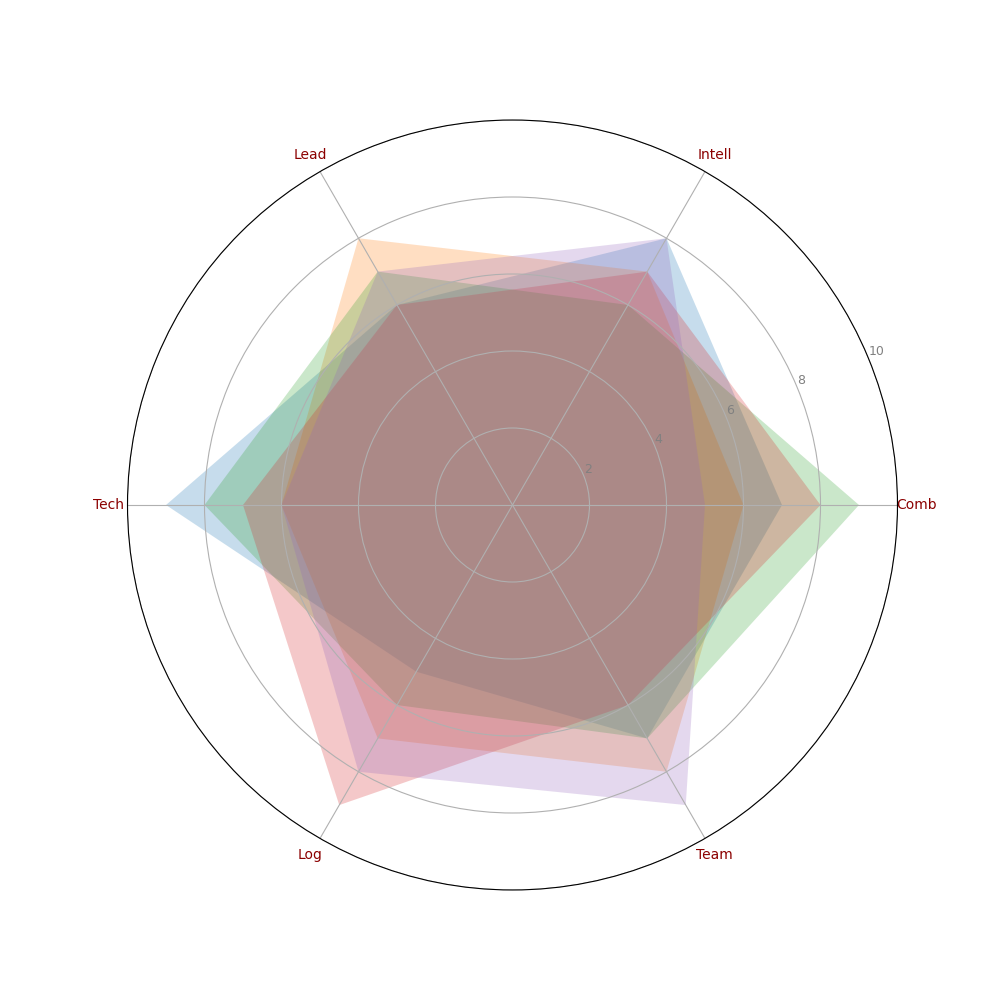

Here is the Python script that generated this plot:
import matplotlib.pyplot as plt
import numpy as np

categories = ['Comb', 'Intell', 'Lead', 'Tech', 'Log', 'Team']
team_data = {
    'Alpha Sq': [7, 8, 6, 9, 5, 7],
    'Bravo Bd': [6, 7, 8, 6, 7, 8],
    'Charlie C': [9, 6, 7, 8, 6, 7],
    'Delta Div': [8, 7, 6, 7, 9, 6],
    'Echo U': [5, 8, 7, 6, 8, 9]
}

num_vars = len(categories)
angles = np.linspace(0, 2 * np.pi, num_vars, endpoint=False).tolist()
angles += angles[:1]

fig, ax = plt.subplots(figsize=(10, 10), subplot_kw=dict(polar=True))

for team, values in team_data.items():
    values += values[:1]
    ax.fill(angles, values, alpha=0.25)

ax.set_ylim(0, 10)
ax.set_yticks([2, 4, 6, 8, 10])
ax.set_yticklabels(['2', '4', '6', '8', '10'], color='grey', size=9)
ax.set_xticks(angles[:-1])
ax.set_xticklabels(categories, size=10, color='darkred')

plt.show()
